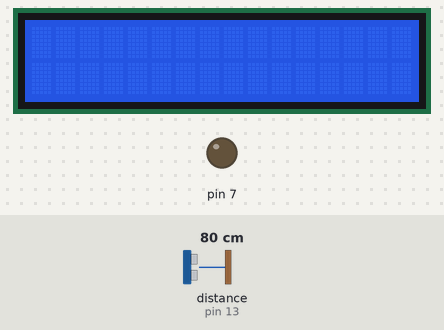
The sketch below on a simulated Arduino Uno, built with avr-gcc and run on an emulated ATmega328P. Parts: 16×2 character LCD, output pins drawn as LEDs (lit = HIGH). Dashed ring = blinking. The test bench sets the inputs (shaded band); at power-on: distance to the obstacle (sensor on pin 13) 80 cm.

Above: at 1.2 s.
1.3 s: distance to the obstacle (sensor on pin 13) set to 2 cm
3.5 s: distance to the obstacle (sensor on pin 13) set to 97 cm
At 3.8 s:
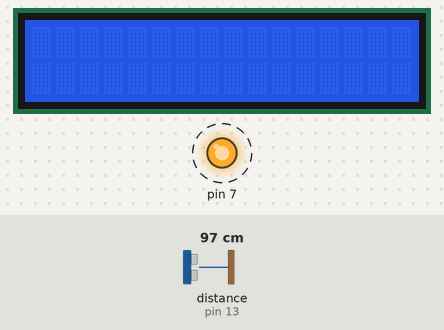
8.7 s: distance to the obstacle (sensor on pin 13) set to 105 cm
At 9.8 s:
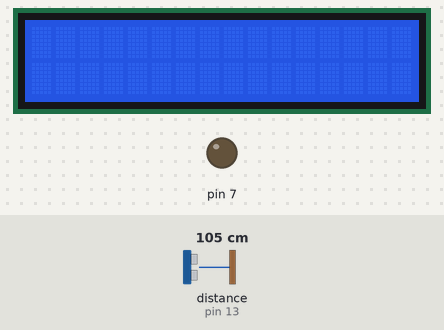
Timing chart, 0 to 11.7 s (numbered marks = the images above; inputs shaded):
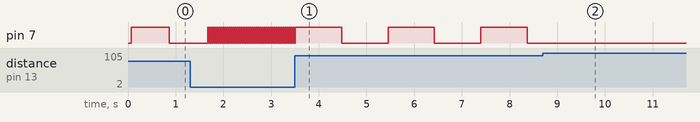

Measured:
- the behaviour switches between 99 and 100 cm on distance to the obstacle (sensor on pin 13) (found by bisection; images 1 and 2)
- after the input at 3.5 s, pin 7: alternates HIGH for 0.97 s and LOW for 0.98 s, starting after 0.98 s
- after the input at 8.7 s, pin 7: stops changing and stays LOW
- by itself, pin 7: alternates HIGH for 0.02 s and LOW for 0.02 s

The sketch:

sketch_mar29a.ino
```cpp
#include <LiquidCrystal.h>
LiquidCrystal lcd(11, 10, 2, 3, 4, 5);

#include <Ultrasonic.h>

Ultrasonic ultrasonic(12, 13);
int x;

void setup() {
  Serial.begin(9600);
  pinMode(7,OUTPUT);
  lcd.begin(16,2);

}

void loop() {
  /*
  Serial.print("Distanza in cm: ");
  Serial.println(ultrasonic.distanceRead());
  delay(1000);*/
  /*delay(1);
  lcd.setCursor(0,0);
  lcd.print("Distanza:");
  delay(10);
  lcd.setCursor(1,1);
  lcd.print(String(ultrasonic.distanceRead()));
  lcd.setCursor(10,1);
  lcd.print("cm");
  delay(1000);
  lcd.clear();
  */
  x = ultrasonic.distanceRead();

  if (x < 100){
    digitalWrite(7,1);
    delay(x*10);
    digitalWrite(7,0);
    delay(x*10);
  }

}
```
